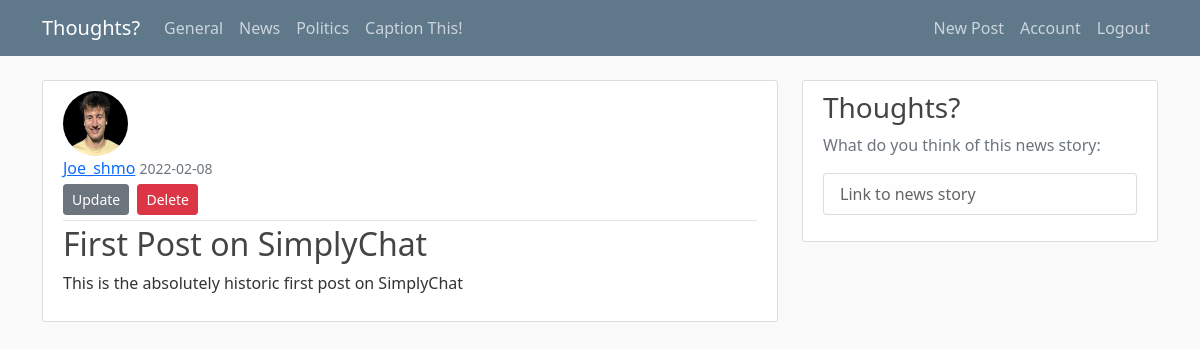
The app's page /post/1 (signed in) with its own data.
### App/models.py (models this page shows, shortened)
class User(db.Model, UserMixin):
    id = db.Column(db.Integer, primary_key = True)
    username = db.Column(db.String(20), unique = True, nullable = False)
    email = db.Column(db.String(100), unique = True, nullable = False)
    image_file = db.Column(db.String(20), nullable = False, default = 'default.jpg')
    password = db.Column(db.String(60), nullable = False)
    posts = db.relationship('Post', backref = 'author', lazy = True)

class Post(db.Model):
     id = db.Column(db.Integer, primary_key = True)
     title = db.Column(db.String(100), nullable = False)
     date_posted = db.Column(db.DateTime, nullable = False, default = datetime.utcnow)
     content = db.Column(db.Text, nullable = False)
     user_id = db.Column(db.Integer, db.ForeignKey('user.id'), nullable = False)

### App/posts/routes.py (the view)
@posts.route("/post/<int:post_id>")
def post(post_id):
    post = Post.query.get_or_404(post_id)
    return render_template('post.html', title=post.title, post=post)

### App/models.py (called while the page is built)
@login_manager.user_loader
def load_user(user_id):
    return User.query.get(int(user_id))

### App/templates/post.html (shortened to what this page needs)
{% extends 'layout.html' %}
{% block content %}
    <article class="media content-section">
        <img class="rounded-circle article-img" src="{{ url_for('static', filename='profile_pics/' + post.author.image_file) }}">
        <div class="media-body">
          <div class="article-metadata">
            <a class="mr-2" href="{{ url_for('users.user_posts', username=post.author.username) }}">{{ post.author.username }}</a>
            <small class="text-muted">{{ post.date_posted.strftime('%Y-%m-%d') }}</small>
            {% if post.author == current_user %}
                <div>
                    <a class="btn btn-secondary btn-sm mt-1 mb-1" href= "{{ url_for ('posts.update_post', post_id=post.id) }}">Update</a>
                    <button type="button" class='btn btn-danger btn-sm m-1' data-toggle="modal" data-target="#deleteModal">Delete</button>
                </div>
            {% endif %}
          </div>
          <h2 class="article-title">{{ post.title }}</h2>
          <p class="article-content">{{ post.content }}</p>
        </div>
      </article>
{% endblock content %}

### App/static/main.css (style rules this page uses)
body { background: #fafafa; color: #333333; margin-top: 5rem; }
h1, h2, h3, h4, h5, h6 { color: #444444; }
.content-section { background: #ffffff; padding: 10px 20px; border: 1px solid #dddddd; border-radius: 3px; margin-bottom: 20px; }
.article-title { color: #444444; text-decoration: none; }
.article-content { white-space: pre-line; text-decoration: none; }
.article-img { height: 65px; width: 65px; margin-right: 16px; }
.article-metadata { padding-bottom: 1px; margin-bottom: 4px; border-bottom: 1px solid #e3e3e3 }

### records on screen
User: image_file (picture), author.username "Joe_shmo"
Post: date_posted "2022-02-08", title "First Post on SimplyChat", content "This is the absolutely historic first post on SimplyChat"
